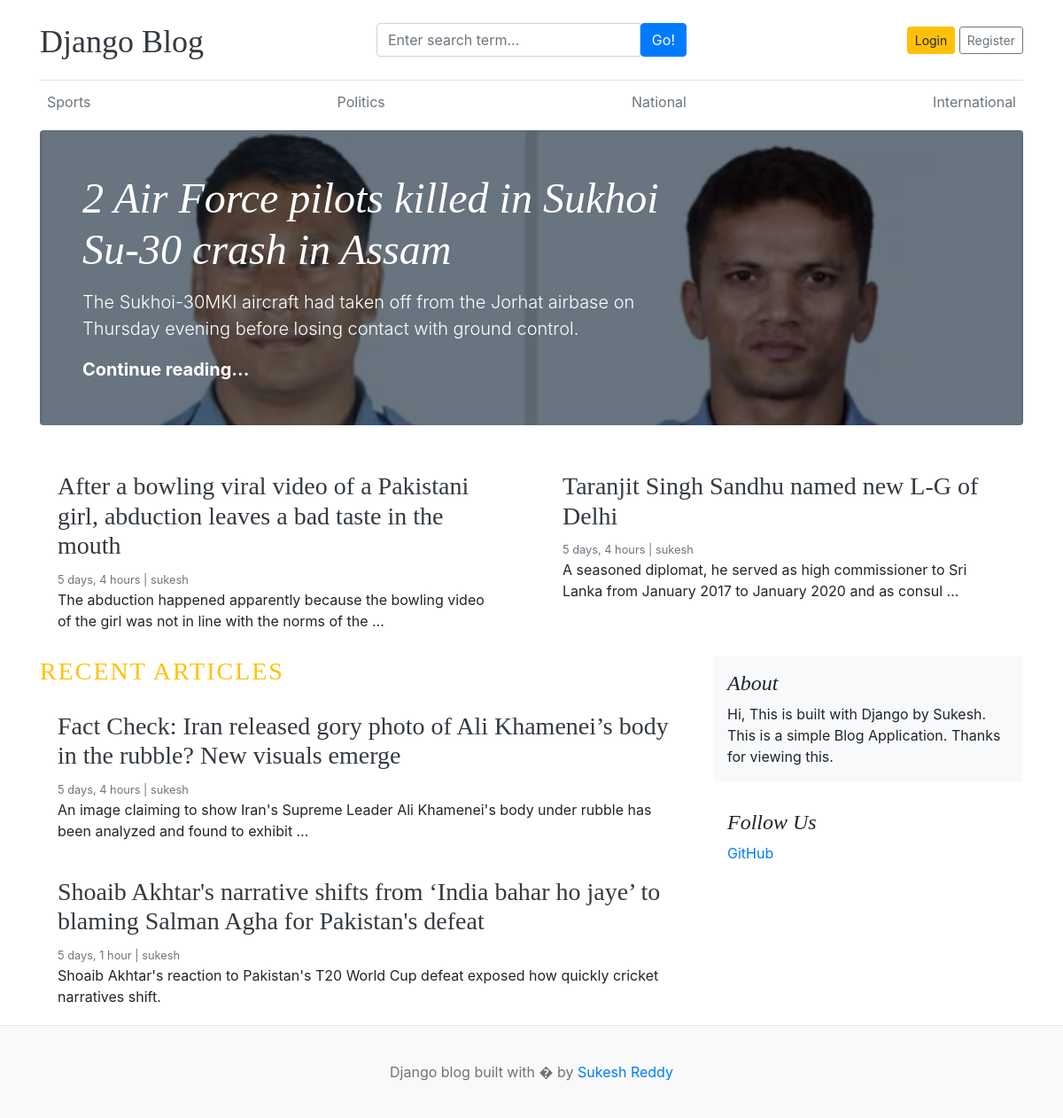
The page / on the database its author committed.
### blogs/models.py (models this page shows, shortened)
class Category(models.Model):
    category_name = models.CharField(max_length=50, unique=True)
    created_at = models.DateTimeField(auto_now_add=True)
    updated_at = models.DateTimeField(auto_now = True)
    class Meta:
        verbose_name_plural = 'Categories'

class Blog(models.Model):
    title = models.CharField(max_length=200)
    slug = models.CharField(max_length=200, unique = True, blank = True)
    category = models.ForeignKey(Category, on_delete=models.CASCADE)
    author = models.ForeignKey(User, on_delete=models.CASCADE)
    featured_image = models.ImageField(upload_to='blog/uploads/%Y/%m/%d')
    short_description = models.TextField(max_length=500)
    blog_body = models.TextField(max_length = 2000)
    status = models.CharField(choices=STATUS_CHOICES, default = "Draft")
    is_featured = models.BooleanField(default = False)
    created_at = models.DateTimeField(auto_now_add=True)
    updated_at = models.DateTimeField(auto_now=True)

### assignments/models.py (models this page shows, shortened)
class about(models.Model):
    about_head = models.CharField(max_length=25)
    about_description = models.CharField(max_length=250)
    created_at = models.DateTimeField(auto_now_add=True)
    updated_at = models.DateTimeField(auto_now = True)

class social(models.Model):
    platform = models.CharField(max_length=50)
    link = models.URLField(max_length=100)
    created_at = models.DateTimeField(auto_now_add=True)
    updated_at = models.DateTimeField(auto_now = True)

### blog_main/views.py (the view)
# urls.py: 2. Add a URL to urlpatterns:  path('', views.home, name='home')
def home(request):
    featured_blogs = Blog.objects.filter(is_featured = True)
    posts = Blog.objects.filter(is_featured = False, status = 'Published')
    try:
        About = about.objects.get()
    except:
        About = None
    context = {
        'featured_blogs':featured_blogs,
        'posts':posts,
        'about' : About
    }
    return render(request, 'home.html', context)

### blogs/context_processors.py (called while the page is built)
def get_categories(request):
    categories = Category.objects.all()
    return dict(categories = categories)

def social_links(request):
    Social = social.objects.all()
    return dict(Social=Social)

### templates/home.html
{% extends 'base.html' %}
{% block content %}
{% for i in featured_blogs %}
{% if forloop.first %}
<div class="jumbotron p-3 p-md-5 text-white rounded bg-dark" style="background-image: url({{ i.featured_image.url }});background-blend-mode: overlay;background-size:cover;">
    <div class="col-md-8 px-0">
      <h1 class="display-4 font-italic">{{i.title}}</h1>
      <p class="lead my-3">{{i.short_description}}</p>
      <p class="lead mb-0"><a href="{% url 'blog' i.slug %}" class="text-white font-weight-bold">Continue reading...</a></p>
    </div>
  </div>
  {% endif %}
{% endfor %}
  <div class="row mb-2">
    {% for i in featured_blogs %}
    {% if not forloop.first %}
    <div class="col-md-6">
      <div class="card border-0" >
        <div class="card-body">
          <h3><a href="{% url 'blog' i.slug %}" class="text-dark"> {{i.title}}</a></h3>
          <small class="mb-1 text-muted">{{ i.created_at | timesince }} | {{i.author}}</small>
          <p class="card-text">{{i.short_description | truncatewords:20 }}</p>
        </div>
      </div>
    </div>
    {% endif %}
    {% endfor %}
  </div>
  <main role="main" class="container p-0">
    <div class="row">
      <div class="col-md-8 blog-main">
<h3 class="text-uppercase text-warning" style="letter-spacing: 2px;">Recent Articles</h3>
    {% for i in posts %}
      <div class="card border-0" >
        <div class="card-body">
          <h3><a href="{% url 'blog' i.slug %}" class="text-dark"> {{i.title}}</a></h3>
          <small class="mb-1 text-muted">{{ i.created_at | timesince }} | {{i.author}}</small>
          <p class="card-text">{{i.short_description | truncatewords:20 }}</p>
        </div>
    </div>
    {% endfor %}
      </div>
      <aside class="col-md-4 blog-sidebar">
        <div class="p-3 mb-3 bg-light rounded">
          <h4 class="font-italic">{{about.about_head}}</h4>
          <p class="mb-0">{{about.about_description}}</p>
        </div>
        {% if Social %}
        <div class="p-3">
          <h4 class="font-italic">Follow Us</h4>
          <ol class="list-unstyled">
            {% for i in Social %}
            <li><a href="{{i.link}}" target="_blank">{{ i.platform }}</a></li>
            {% endfor %}
          </ol>
        </div>
        {% endif %}
      </aside>
    </div>
  </main>
</div>
{% endblock %}

### templates/base.html (shortened to what this page needs)
{% load static %}
<!DOCTYPE html>
<html lang="en">
<head>
    <link href="https://getbootstrap.com/docs/4.0/dist/css/bootstrap.min.css" rel="stylesheet">
    <link href="{% static 'css/blog.css' %}" rel="stylesheet">
    <link rel="stylesheet" href="https://cdnjs.cloudflare.com/ajax/libs/font-awesome/4.7.0/css/font-awesome.min.css">
  </head>
<body>
    <div class="container">
      <header class="blog-header py-3">
        <div class="row flex-nowrap justify-content-between align-items-center">
          <div class="col-4 pt-1">
            <a class="blog-header-logo text-dark" href="/">Django Blog</a>
          </div>
          <div class="col-4">
            <form action="{% url 'search' %}" method="get">
              <div class="input-group">
                  <input class="form-control" type="text" name="keyword" placeholder="Enter search term..." aria-label="Enter search term..." aria-describedby="button-search" />
                  <button type="submit" class="btn btn-primary" id="button-search" type="button">Go!</button>
              </div>
            </form>
          </div>
          <div class="col-4 d-flex justify-content-end align-items-center">
            {% if not user.is_authenticated %}
            <a class="btn btn-sm btn-warning" href="{% url 'login' %}">Login</a> &nbsp;
            <a class="btn btn-sm btn-outline-secondary" href="{% url 'register' %}">Register</a>
            {% else %}
            <span><a href="{% url 'dashboard' %}" >Dashboard</a></span>
            &emsp;
            <span><a class="btn btn-sm btn-warning" href="{% url 'logout' %}">Logout</a> </span>
            {%endif%}
          </div>
        </div>
      </header>
      <div class="nav-scroller py-1 mb-2">
        <nav class="nav d-flex justify-content-between">
            {% for i in categories %}
          <a href = "{% url 'posts_by_category' i.id %}" class="p-2 text-muted" href="#">{{i.category_name}}</a>
          {% endfor %}
        </nav>
      </div>
{% block content %}
{% endblock %}
<footer class="blog-footer">
  <p>Django blog built with � by <a href="#">Sukesh Reddy</a></p>
</footer>
</body>
</html>

### blog_main/static/css/blog.css (style rules this page uses)
.blog-header { border-bottom: 1px solid #e5e5e5; }
.blog-header-logo { font-family: "Playfair Display", Georgia, "Times New Roman", serif; font-size: 2.25rem; }
h1, h2, h3, h4, h5, h6 { font-family: "Playfair Display", Georgia, "Times New Roman", serif; }
.display-4 { font-size: 2.5rem; }
@media (min-width: 768px) { .display-4 { font-size: 3rem; } }
.blog-footer { padding: 2.5rem 0; color: #727272; text-align: center; background-color: #f9f9f9; border-top: .05rem solid #e5e5e5; }
.blog-footer p:last-child { margin-bottom: 0; }

### rows shown on the page
Category: category_name "Sports"
Category: category_name "Politics"
Category: category_name "National"
Category: category_name "International"
Blog: featured_image (picture), title "2 Air Force pilots killed in Sukhoi Su-30 crash in Assam", short_description "The Sukhoi-30MKI aircraft had taken off from the Jorhat airbase on Thursday evening before losing contact with ground control."
Blog: title "After a bowling viral video of a Pakistani girl, abduction leaves a bad taste in the mouth", created_at "5 days, 4 hours", author "sukesh", short_description "The abduction happened apparently because the bowling video of the girl was not in line with the norms of the …"
Blog: title "Taranjit Singh Sandhu named new L-G of Delhi", created_at "5 days, 4 hours", author "sukesh", short_description "A seasoned diplomat, he served as high commissioner to Sri Lanka from January 2017 to January 2020 and as consul …"
Blog: title "Fact Check: Iran released gory photo of Ali Khamenei’s body in the rubble? New visuals emerge", created_at "5 days, 4 hours", author "sukesh", short_description "An image claiming to show Iran's Supreme Leader Ali Khamenei's body under rubble has been analyzed and found to exhibit …"
Blog: title "Shoaib Akhtar's narrative shifts from ‘India bahar ho jaye’ to blaming Salman Agha for Pakistan's defeat", created_at "5 days, 1 hour", author "sukesh", short_description "Shoaib Akhtar's reaction to Pakistan's T20 World Cup defeat exposed how quickly cricket narratives shift."
about: about_head "About", about_description "Hi, This is built with Django by Sukesh. This is a simple Blog Application. Thanks for viewing this."
social: platform "GitHub"
